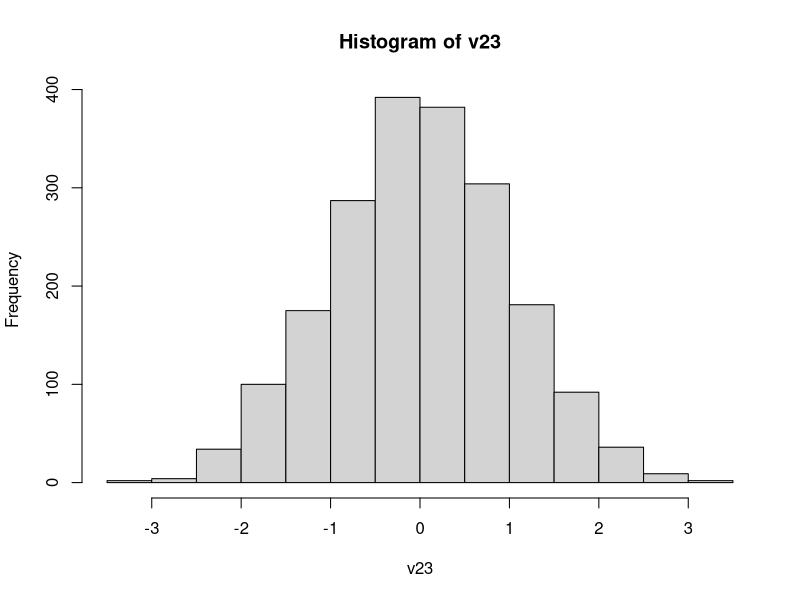

This figure's R source:
#TD1

#Exercice 1 
a = 10
b = 5
resultat = a * b 
print(resultat)

A = 7.2
B = 10.1

#Création deux variables différentes A != a

resultat = A + B

#change la valeur de mon ancienne variable résultat

rm(a, b, A, B, resultat)


#Exercice 2

vec1 = c(1, 2, 3, 4, 5)
class(vec1)
vec1[3]

v1 = 1:5

v2 = v1 + 3 

v3 = c(1, 2, 3, 4, 5, 6)

v4 = v3^2

v5 = v4/2

v6 = c("lundi", 
       "mardi", 
       "mercredi", 
       "jeudi", 
       "vendredi", 
       "samedi", 
       "dimanche")
class(v6)
v6[c(2, 7)]


v7 = c(TRUE, TRUE, FALSE, FALSE, TRUE)
class(v7)

v8 = c(10.1, 5.3, 8.5, 4.2, 20.9)
class(v8)
v8[-3]

v9 = c("Janvier","Fevrier","Mars","Avril",
       "Mai","Juin","Juillet","Aout","Septembre",
       "Octobre", "Novembre","Decembre")
class(v9)
v9[c(1, 2, 3)]

v10 = c(-1, -2, -3, -4, -5)
class(v10)
v10[c(5, 1)]

v11 = c("Pomme", "Poire", "Ananas", "Abricot", "Peche")
class(v11)
v11[-c(1, 2)]

v12 = c(1, 2, 3, NA, 5)
class(v12)

s1 = seq(1, 10, by = 1)
length(s1)

s2 = seq(2, 20, by = 2)
length(s2)

s3 = seq (0, -5 )
length(s3)

s4 = seq(5, 50, 5)
length(s4)

s5 = seq(10, 1)
length(s5)

s6 = seq(0, 1, 0.1)
length(s6)

s7 = seq( 5, -5, -1)
length(s7)

s8 = seq(1, 10, 2)
length(s8)

v13 = rep(3, 5)

v14 = rep(c("A", "B", "C"), 3)

v15 = rep(1:3, 3)

v16 = rep(c(TRUE, FALSE), 4)

rm(v16)

v17 = runif(5, 0, 1)
mean(v17)
median(v17)
min(v17)
max(v17)

v18 = runif(10, -5, 5)
mean(v18)
median(v18)
min(v18)
max(v18)

v19 = runif(100, 10, 20)
mean(v19)
median(v19)
min(v19)
max(v19)

v20 = runif(15, 50, 100)
mean(v20)
median(v20)
min(v20)
max(v20)

v21 = rnorm(20, -2, 3)
mean(v21)
sd(v21)

v22 = rnorm(2000, -2, 3)
mean(v22)
sd(v22)

v23 = rnorm(2000, 0, 1) 
mean(v23)
sd(v23)
quantile(v23, c(0.25, 0.50, 0.75))
quantile(v23, c(0, 1, 0.1))
quantile(v23, c(0, 1, 0.01))
hist(v23)

v24 =rnorm(3000, 2400, 300)
round(v24, 2)
sum(v24)
median(v24)
quantile(v24, 0.99)
#1% des salariés ont minimum ce salaire
quantile(v24, 0.2)
#80% des slariés ont ce salaire

v25 = sample(c(1, 2, 3, 4, 5, 6), 1)
simulation = sample(c(1, 2, 3, 4, 5, 6), 12, TRUE)
print(simulation)
unique(simulation)
table(simulation)
prop.table(table(simulation))
#Non ce n'est pas le cas
simulation = sample(c(1, 2, 3, 4, 5, 6), 100000, TRUE)
frequence =prop.table(table(simulation))
sort(frequence, TRUE)